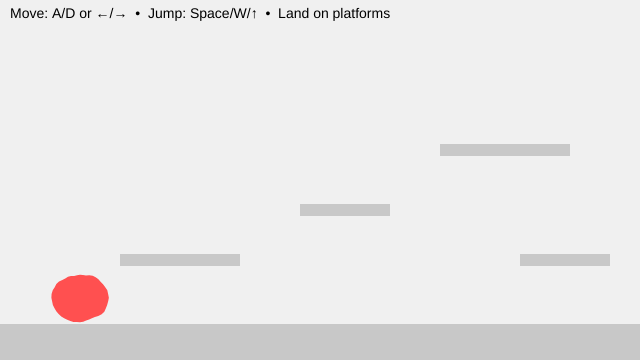
Frame 1 (no input)
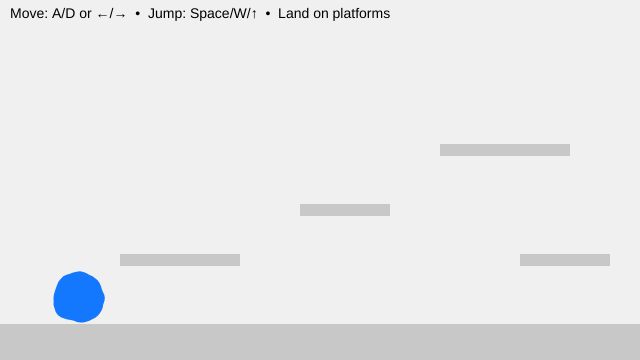
Frame 60 (no input)
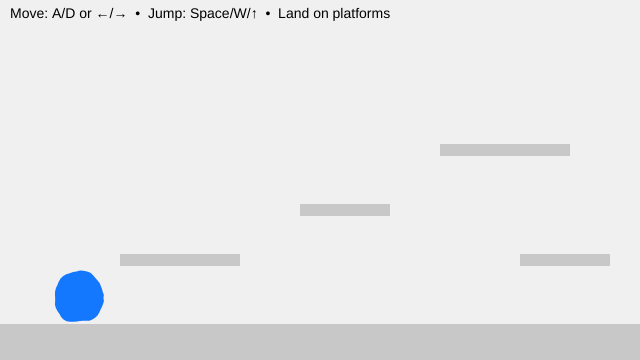
Frame 120 (the mouse pressed at the canvas centre since frame 60)

The p5.js sketch that drew these frames (run headless with seeded random() and noise() and a simulated clock; from frame 60 on, the mouse is pressed at the canvas centre):

// p5.js sketch
// ── sketch.js
// Y-position of the floor (ground level)
let floorY3;

// Player character (soft, animated blob)
let blob3 = {
  // Position (centre of the blob)
  x: 80,
  y: 0,

  // Visual properties
  r: 26, // Base radius
  points: 48, // Number of points used to draw the blob
  wobble: 7, // Edge deformation amount
  wobbleFreq: 0.9,

  // Time values for breathing animation
  t: 0,
  tSpeed: 0.01,

  // Physics: velocity
  vx: 0, // Horizontal velocity
  vy: 0, // Vertical velocity

  // Movement tuning
  accel: 0.55, // Horizontal acceleration
  maxRun: 4.0, // Maximum horizontal speed
  gravity: 0.65, // Downward force
  jumpV: -11.0, // Initial jump impulse

  // State
  onGround: false, // True when standing on a platform
  hitTime: 0, // Timestamp of last platform hit (ms)

  // Friction
  frictionAir: 0.995, // Light friction in air
  frictionGround: 0.88, // Stronger friction on ground
};

// List of solid platforms the blob can stand on
// Each platform is an axis-aligned rectangle (AABB)
let platforms = [];

function setup() {
  createCanvas(640, 360);

  // Define the floor height
  floorY3 = height - 36;

  noStroke();
  textFont("sans-serif");
  textSize(14);

  // Create platforms (floor + steps)
  platforms = [
    { x: 0, y: floorY3, w: width, h: height - floorY3 }, // floor
    { x: 120, y: floorY3 - 70, w: 120, h: 12 }, // low step
    { x: 300, y: floorY3 - 120, w: 90, h: 12 }, // mid step
    { x: 440, y: floorY3 - 180, w: 130, h: 12 }, // high step
    { x: 520, y: floorY3 - 70, w: 90, h: 12 }, // return ramp
  ];

  // Start the blob resting on the floor
  blob3.y = floorY3 - blob3.r - 1;
}

function draw() {
  background(240);

  // --- Draw all platforms ---
  fill(200);
  for (const p of platforms) {
    rect(p.x, p.y, p.w, p.h);
  }

  // --- Input: left/right movement ---
  let move = 0;
  if (keyIsDown(65) || keyIsDown(LEFT_ARROW)) move -= 1; // A or ←
  if (keyIsDown(68) || keyIsDown(RIGHT_ARROW)) move += 1; // D or →
  blob3.vx += blob3.accel * move;

  // --- Apply friction and clamp speed ---
  blob3.vx *= blob3.onGround ? blob3.frictionGround : blob3.frictionAir;
  blob3.vx = constrain(blob3.vx, -blob3.maxRun, blob3.maxRun);

  // --- Apply gravity ---
  blob3.vy += blob3.gravity;

  // --- Collision representation ---
  // We collide using a rectangle (AABB),
  // even though the blob is drawn as a circle
  let box = {
    x: blob3.x - blob3.r,
    y: blob3.y - blob3.r,
    w: blob3.r * 2,
    h: blob3.r * 2,
  };

  // --- STEP 1: Move horizontally, then resolve X collisions ---
  box.x += blob3.vx;
  for (const s of platforms) {
    if (overlap(box, s)) {
      if (blob3.vx > 0) {
        // Moving right → hit the left side of a platform
        box.x = s.x - box.w;
      } else if (blob3.vx < 0) {
        // Moving left → hit the right side of a platform
        box.x = s.x + s.w;
      }
      blob3.vx = 0;
      blob3.hitTime = millis(); // Change the state when hitting the sides of the platforms
    }
  }

  // --- STEP 2: Move vertically, then resolve Y collisions ---
  box.y += blob3.vy;
  blob3.onGround = false;

  for (const s of platforms) {
    if (overlap(box, s)) {
      if (blob3.vy > 0) {
        // Falling → land on top of a platform
        box.y = s.y - box.h;
        blob3.vy = 0;
        blob3.onGround = true;
      } else if (blob3.vy < 0) {
        // Rising → hit the underside of a platform
        box.y = s.y + s.h;
        blob3.vy = 0;
        blob3.hitTime = millis(); // Change the state when hitting the underside of the platforms
      }
    }
  }

  // --- Convert collision box back to blob centre ---
  blob3.x = box.x + box.w / 2;
  blob3.y = box.y + box.h / 2;

  // Keep blob inside the canvas horizontally
  blob3.x = constrain(blob3.x, blob3.r, width - blob3.r);

  // --- Draw the animated blob ---
  blob3.t += blob3.tSpeed;
  drawBlobCircle(blob3);

  // --- HUD ---
  fill(0);
  text("Move: A/D or ←/→  •  Jump: Space/W/↑  •  Land on platforms", 10, 18);
}

// Axis-Aligned Bounding Box (AABB) overlap test
// Returns true if rectangles a and b intersect
function overlap(a, b) {
  return (
    a.x < b.x + b.w && a.x + a.w > b.x && a.y < b.y + b.h && a.y + a.h > b.y
  );
}

// Draws the blob using Perlin noise for a soft, breathing effect
function drawBlobCircle(b) {
  // Color logic
  // Control the color behaviors and duration between states
  const hitDuration = 300; // milliseconds
  const isHit = millis() - b.hitTime < hitDuration;

  if (isHit) {
    fill(255, 80, 80); // red (hit)
  } else if (abs(b.vx) > 0.2) {
    fill(80, 220, 120); // green (move)
  } else {
    fill(20, 120, 255); // blue (idle)
  }
  beginShape();

  for (let i = 0; i < b.points; i++) {
    const a = (i / b.points) * TAU;

    // Noise-based radius offset
    const n = noise(
      cos(a) * b.wobbleFreq + 100,
      sin(a) * b.wobbleFreq + 100,
      b.t,
    );

    const r = b.r + map(n, 0, 1, -b.wobble, b.wobble);

    vertex(b.x + cos(a) * r, b.y + sin(a) * r);
  }

  endShape(CLOSE);
}

// Jump input (only allowed when grounded)
function keyPressed() {
  if (
    (key === " " || key === "W" || key === "w" || keyCode === UP_ARROW) &&
    blob3.onGround
  ) {
    blob3.vy = blob3.jumpV;
    blob3.onGround = false;
  }
}

/* In-class tweaks for experimentation:
   • Add a new platform:
     platforms.push({ x: 220, y: floorY3 - 150, w: 80, h: 12 });

   • “Ice” feel → frictionGround = 0.95
   • “Sand” feel → frictionGround = 0.80
*/
